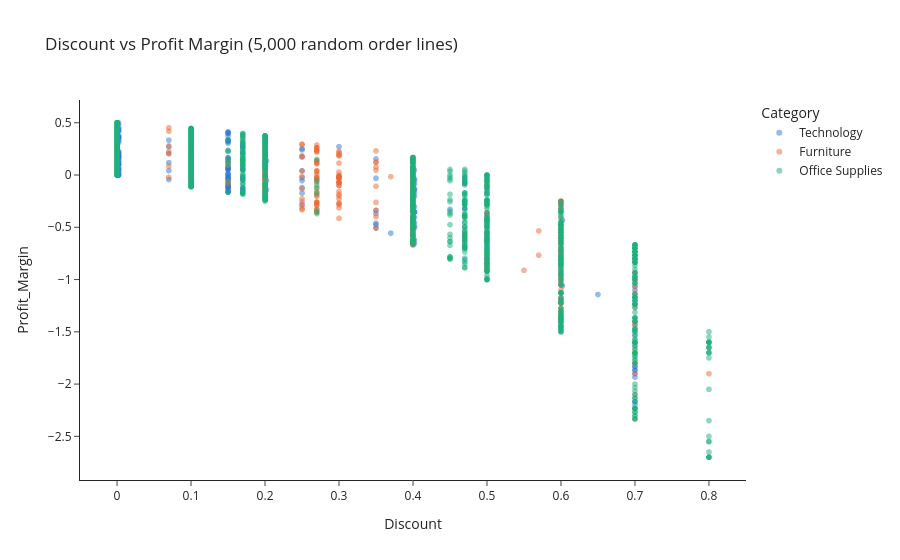

The notebook cell saved with this chart:
### Code cell
# ============================================================
# 12.3 X-Y RELATIONSHIPS (interactive): Discount vs Profit Margin (order level)
# ============================================================
sample = df.sample(n=min(5000, len(df)), random_state=42)    
fig = px.scatter(sample, x="Discount", y="Profit_Margin",
                 color="Category", color_discrete_sequence=CAT3,  
                 category_orders={"Category": ["Technology", "Furniture", "Office Supplies"]}, 
                 opacity=0.5,                                      
                 hover_data=["Sub_Category", "Country", "Sales", "Profit"],
                 title="Discount vs Profit Margin (5,000 random order lines)")
fig.add_hline(y=0, line_dash="dash", line_color="gray")      
fig.update_layout(template="simple_white")                      
fig.write_html("exports/13_scatter_discount_margin.html")      
fig.show()

### Figure 1 — Plotly figure (JSON) as saved in the notebook; plotly's stock layout.template omitted (floating-point values rounded to 4 significant figures; data arrays with more than 128 entries replaced by an {"elided": "..."} marker saying what was removed)
{"data": [{"customdata": {"elided": "973x4 mixed values"}, "hovertemplate": "Category=Technology<br>Discount=%{x}<br>Profit_Margin=%{y}<br>Sub_Category=%{customdata[0]}<br>Country=%{customdata[1]}<br>Sales=%{customdata[2]}<br>Profit=%{customdata[3]}<extra></extra>", "legendgroup": "Technology", "marker": {"color": "#2a78d6", "opacity": 0.5, "symbol": "circle"}, "mode": "markers", "name": "Technology", "showlegend": true, "type": "scattergl", "x": {"elided": "973 float values"}, "xaxis": "x", "y": {"elided": "973 float values"}, "yaxis": "y"}, {"customdata": {"elided": "960x4 mixed values"}, "hovertemplate": "Category=Furniture<br>Discount=%{x}<br>Profit_Margin=%{y}<br>Sub_Category=%{customdata[0]}<br>Country=%{customdata[1]}<br>Sales=%{customdata[2]}<br>Profit=%{customdata[3]}<extra></extra>", "legendgroup": "Furniture", "marker": {"color": "#eb6834", "opacity": 0.5, "symbol": "circle"}, "mode": "markers", "name": "Furniture", "showlegend": true, "type": "scattergl", "x": {"elided": "960 float values"}, "xaxis": "x", "y": {"elided": "960 float values"}, "yaxis": "y"}, {"customdata": {"elided": "3067x4 mixed values"}, "hovertemplate": "Category=Office Supplies<br>Discount=%{x}<br>Profit_Margin=%{y}<br>Sub_Category=%{customdata[0]}<br>Country=%{customdata[1]}<br>Sales=%{customdata[2]}<br>Profit=%{customdata[3]}<extra></extra>", "legendgroup": "Office Supplies", "marker": {"color": "#1baf7a", "opacity": 0.5, "symbol": "circle"}, "mode": "markers", "name": "Office Supplies", "showlegend": true, "type": "scattergl", "x": {"elided": "3067 float values"}, "xaxis": "x", "y": {"elided": "3067 float values"}, "yaxis": "y"}], "layout": {"legend": {"title": {"text": "Category"}, "tracegroupgap": 0}, "shapes": [{"line": {"color": "gray", "dash": "dash"}, "type": "line", "x0": 0, "x1": 1, "xref": "x domain", "y0": 0, "y1": 0, "yref": "y"}], "title": {"text": "Discount vs Profit Margin (5,000 random order lines)"}, "xaxis": {"anchor": "y", "domain": [0, 1], "title": {"text": "Discount"}}, "yaxis": {"anchor": "x", "domain": [0, 1], "title": {"text": "Profit_Margin"}}}}
